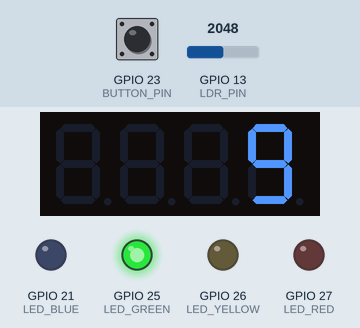
A program run on a simulated ESP32. On the bench: 4-digit seven-segment display, output pins drawn as LEDs (lit = HIGH). Dashed ring = blinking. The test bench sets the inputs (shaded band); at power-on: GPIO 13 (LDR_PIN) = 2048, GPIO 23 (BUTTON_PIN) HIGH. What the program prints to the serial monitor is not drawn.

Above: at 1.6 s.
1.7 s: GPIO 13 (LDR_PIN) set to 216
4.7 s: GPIO 13 (LDR_PIN) set to 195
At 5.1 s:
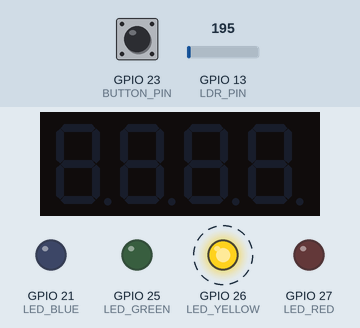
7.7 s: GPIO 13 (LDR_PIN) set to 4095
At 9.4 s:
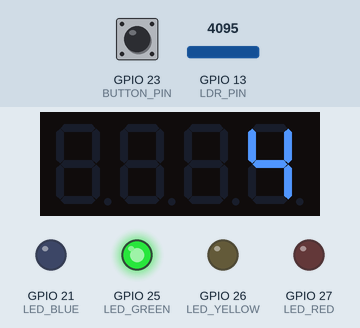
10.2 s: GPIO 23 (BUTTON_PIN) pulled LOW for 0.15 s
At 12.2 s:
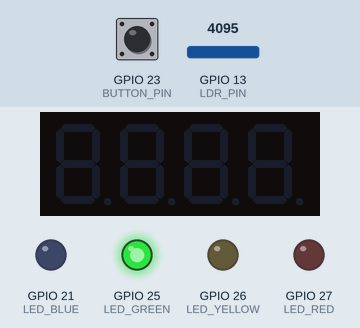
13.3 s: GPIO 23 (BUTTON_PIN) pulled LOW for 0.15 s
At 18.5 s:
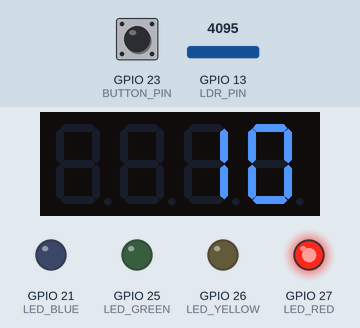
Timing chart, 0 to 20.0 s (numbered marks = the images above; inputs shaded):
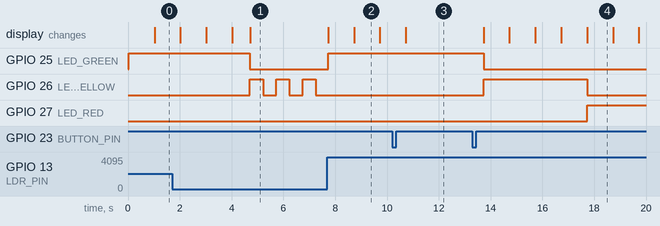

Measured:
- the behaviour switches between 205 and 204 on GPIO 13 (LDR_PIN) (found by bisection; images 0 and 1)
- after the input at 4.7 s, GPIO 25 (LED_GREEN): HIGH → LOW at once; GPIO 26 (LED_YELLOW): alternates HIGH for 0.51 s and LOW for 0.51 s, starting at once
- after the input at 7.7 s, GPIO 25 (LED_GREEN): LOW → HIGH at once; GPIO 26 (LED_YELLOW): stops changing and stays LOW; the display: first changes at once (image 2 shows a later state)
- after the input at 13.3 s, the display: first changes after 0.43 s (image 4 shows a later state)
- what the display in image 2 shows lasts 1.0 s, from 8.7 s to 9.7 s

The program:

main.cpp
```cpp
#include <Arduino.h>
#include <TM1637Display.h>

// Định nghĩa chân
#define BUTTON_PIN 23
#define LED_BLUE 21
#define LED_GREEN 25
#define LED_YELLOW 26
#define LED_RED 27
#define LDR_PIN 13
#define CLK 18
#define DIO 19

// Khởi tạo TM1637
TM1637Display display(CLK, DIO);

bool displayOn = true;
bool yellowBlink = false;
int countdown = 10;
unsigned long lastMillis = 0;
unsigned long buttonPressTime = 0;
unsigned long lastBlinkMillis = 0;
const long blinkDelay = 500;
const long debounceTime = 50;

enum TrafficState { GREEN, YELLOW, RED };
TrafficState currentState = GREEN;

// Thiết lập ban đầu
void setup() {
    pinMode(BUTTON_PIN, INPUT_PULLUP);
    pinMode(LED_YELLOW, OUTPUT);
    pinMode(LED_GREEN, OUTPUT);
    pinMode(LED_BLUE, OUTPUT);
    pinMode(LED_RED, OUTPUT);
    pinMode(LDR_PIN, INPUT);

    display.setBrightness(7);
    display.showNumberDec(countdown);
    Serial.begin(115200);
}


void handleButton() {
    if (digitalRead(BUTTON_PIN) == LOW) {
        if (millis() - buttonPressTime > debounceTime) {
            displayOn = !displayOn;
            buttonPressTime = millis();
        }
    }
}


void handleTrafficLight() {
    unsigned long currentMillis = millis();

    int ldrValue = analogRead(LDR_PIN);
    float ldrLux = map(ldrValue, 0, 4095, 0, 1000);

    Serial.print("LDR Lux: ");
    Serial.println(ldrLux);


    if (ldrLux < 50) {
        digitalWrite(LED_GREEN, LOW);
        digitalWrite(LED_RED, LOW);

        if (currentMillis - lastBlinkMillis >= blinkDelay) {
            lastBlinkMillis = currentMillis;
            yellowBlink = !yellowBlink;
            digitalWrite(LED_YELLOW, yellowBlink);
        }

        display.clear();
        return;
    }


    if (currentMillis - lastMillis >= 1000) {
        lastMillis = currentMillis;
        countdown--;

        if (countdown < 0) {
            switch (currentState) {
                case GREEN:
                    currentState = YELLOW;
                    countdown = 3;
                    break;
                case YELLOW:
                    currentState = RED;
                    countdown = 10;
                    break;
                case RED:
                    currentState = GREEN;
                    countdown = 10;
                    break;
            }
        }

        if (displayOn) {
            display.showNumberDec(countdown);
        } else {
            display.clear();
        }
    }

    // Điều khiển đèn theo trạng thái
    if (currentState == GREEN) {
        digitalWrite(LED_GREEN, HIGH);
        digitalWrite(LED_YELLOW, LOW);
        digitalWrite(LED_RED, LOW);
    } else if (currentState == YELLOW) {
        digitalWrite(LED_GREEN, LOW);
        digitalWrite(LED_YELLOW, HIGH);
        digitalWrite(LED_RED, LOW);
    } else if (currentState == RED) {
        digitalWrite(LED_GREEN, LOW);
        digitalWrite(LED_YELLOW, LOW);
        digitalWrite(LED_RED, HIGH);
    }
}

void loop() {
    handleButton();
    handleTrafficLight();
}
```
